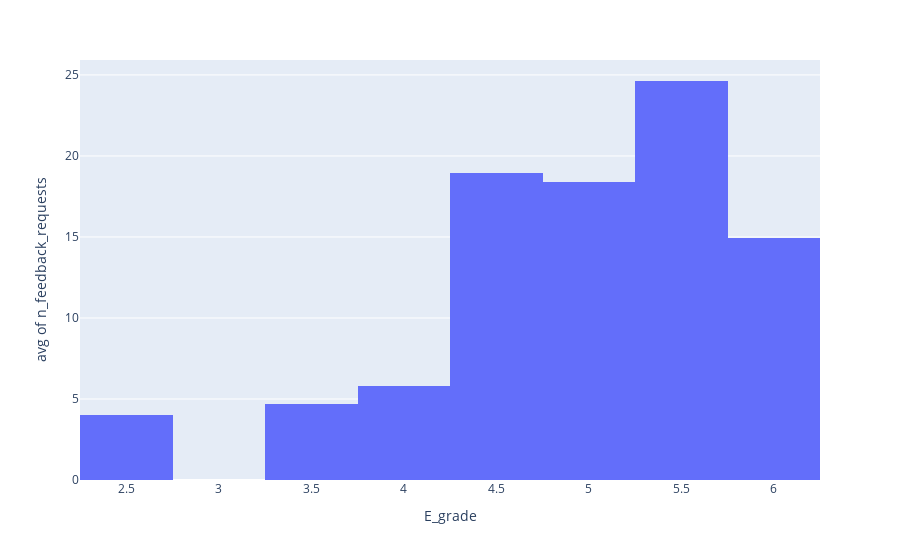

The cell this chart's notebook holds for it:
### Code cell
students.plot.hist(x="E_grade",y="n_feedback_requests", histfunc="avg",nbins=20)

### Figure 1 — Plotly figure (JSON) as saved in the notebook; plotly's stock layout.template omitted (floating-point values rounded to 4 significant figures; data arrays with more than 128 entries replaced by an {"elided": "..."} marker saying what was removed)
{"data": [{"alignmentgroup": "True", "bingroup": "x", "histfunc": "avg", "hovertemplate": "E_grade=%{x}<br>avg of n_feedback_requests=%{y}<extra></extra>", "legendgroup": "", "marker": {"color": "#636efa"}, "name": "", "nbinsx": 20, "offsetgroup": "", "orientation": "v", "showlegend": false, "type": "histogram", "x": {"elided": "321 float values"}, "xaxis": "x", "y": {"elided": "321 int values"}, "yaxis": "y"}], "layout": {"barmode": "relative", "legend": {"tracegroupgap": 0}, "margin": {"t": 60}, "xaxis": {"anchor": "y", "domain": [0, 1], "title": {"text": "E_grade"}}, "yaxis": {"anchor": "x", "domain": [0, 1], "title": {"text": "avg of n_feedback_requests"}}}}
